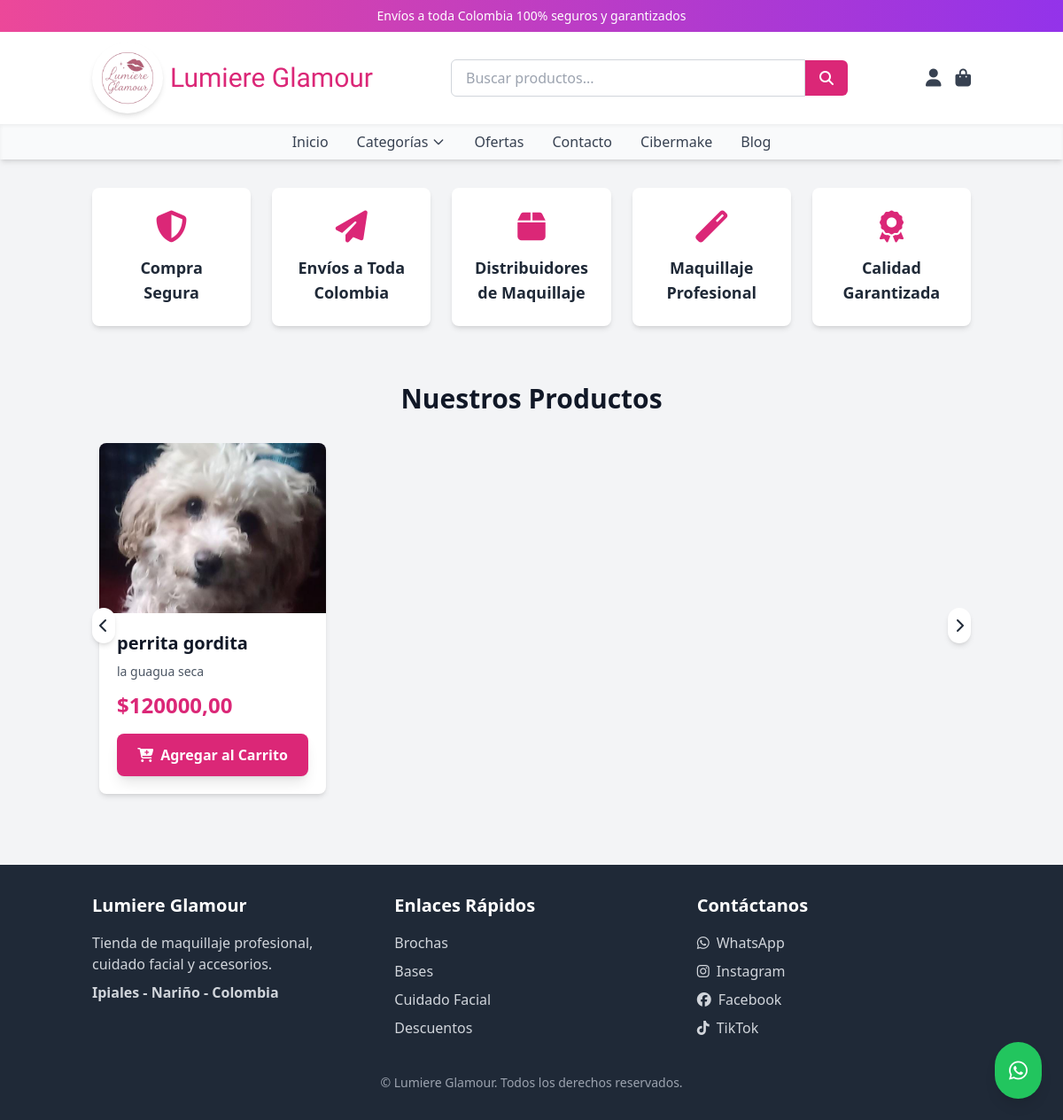
The page / on the database its author committed.
### store/models.py (models this page shows, shortened)
class Producto(models.Model):
    nombre = models.CharField(max_length=200)
    slug = models.SlugField(unique=True, blank=True)
    descripcion = models.TextField(blank=True, null=True) # Descripción corta
    long_description = RichTextField(blank=True, null=True, verbose_name="Descripción Larga (con formato)")
    precio = models.DecimalField(max_digits=10, decimal_places=2)
    descuento = models.DecimalField(max_digits=5, decimal_places=2, default=0.00, help_text="Porcentaje de descuento (ej. 0.10 para 10%)")
    imagen = models.ImageField(upload_to='productos/', blank=True, null=True) # Imagen principal
    categoria = models.ForeignKey(Categoria, on_delete=models.SET_NULL, null=True, blank=True)
    subcategoria = models.ForeignKey(SubCategoria, on_delete=models.SET_NULL, null=True, blank=True)
    is_active = models.BooleanField(default=True)
    fecha_creacion = models.DateTimeField(auto_now_add=True) # Renombrado de created_at
    ultima_actualizacion = models.DateTimeField(auto_now=True) # Renombrado de updated_at
    stock = models.IntegerField(default=0) # Tu campo stock
    class Meta:
        verbose_name = "Producto"
        verbose_name_plural = "Productos"
        ordering = ['-fecha_creacion'] # Ordena por fecha de creación
    def get_precio_final(self):
        precio_decimal = Decimal(self.precio)
        descuento_decimal = Decimal(self.descuento)
        if descuento_decimal > 0 and descuento_decimal <= 1: # Asegura que el descuento sea un porcentaje válido
            return precio_decimal * (1 - descuento_decimal)
        return precio_decimal
    def __str__(self):
        return self.nombre

### store/views.py (the view, shortened to what this page needs)
# urls.py: path('', views.inicio, name='home'),
def inicio(request):
    query = request.GET.get('q') # Obtiene el término de búsqueda de la URL
    categoria_id = request.GET.get('categoria') # Obtiene el ID de la categoría para filtrar
    subcategoria_id = request.GET.get('subcategoria') # Obtiene el ID de la subcategoría para filtrar
    productos_queryset = Producto.objects.filter(is_active=True)
    nombre_categoria_actual = None # Variable para el título de la sección de productos
    categoria_actual_obj = None # Objeto de la categoría o subcategoría actualmente seleccionada
    products_for_js = []
    for producto in productos_queryset:
        products_for_js.append({
            'id': str(producto.id), # Asegúrate de que el ID sea string
            'nombre': producto.nombre,
            'descripcion': producto.descripcion,
            'precio': str(producto.precio), # Convertir Decimal a string
            'descuento': str(producto.descuento), # Convertir Decimal a string
            'get_precio_final': str(producto.get_precio_final), # Llamar al método y convertir a string
            'imagen': producto.imagen.url if producto.imagen else '', # Obtener la URL de la imagen
        })
    context = get_common_context()
    context.update({
        'productos': productos_queryset, # Mantenemos esto para el bucle principal de la plantilla Django
        'all_products_data_for_js': products_for_js, # Esto se pasará al JavaScript vía json_script
        'query': query or '', # Pasa el query para mostrarlo en el título si aplica
        'categoria_actual': categoria_actual_obj.id if categoria_actual_obj else None, # Pasa el ID para el estado 'active' en la navegación
        'nombre_categoria_actual': nombre_categoria_actual, # Pasa el nombre para el título de la sección
    })
    return render(request, 'store/index.html', context)

### store/views.py (called while the page is built)
def get_common_context():
    categorias = Categoria.objects.prefetch_related('subcategorias').all()
    menu_items = MenuItem.objects.all().order_by('order')
    whatsapp_setting = SiteSetting.objects.filter(key='whatsapp_number').first()
    whatsapp_number_value = whatsapp_setting.value if whatsapp_setting else '573007221200' # Número por defecto
    return {
        'categorias': categorias,
        'menu_items': menu_items,
        'whatsapp_number': whatsapp_number_value,
    }

### store/templates/store/index.html (shortened to what this page needs)
{% load static %}
<!DOCTYPE html>
<html lang="es">
<head>
    <script src="https://cdn.tailwindcss.com"></script>
    <link rel="stylesheet" href="https://cdnjs.cloudflare.com/ajax/libs/font-awesome/6.5.0/css/all.min.css">
</head>
<body class="bg-gray-100 font-inter text-gray-800">
    <header class="bg-white shadow-md sticky top-0 z-50">
        <div class="bg-gradient-to-r from-pink-500 to-purple-600 text-white text-center text-sm py-2 px-4">
            <span>Envíos a toda Colombia 100% seguros y garantizados</span>
        </div>
        <div class="container mx-auto px-4 py-3 flex justify-between items-center">
            <a href="{% url 'home' %}" class="flex items-center space-x-2">
                <img src="{% static 'img/logo.png' %}" alt="Lumière Glamour Logo" class="h-20 w-auto rounded-full shadow-md">
                <span class="text-3xl font-great-vibes text-pink-600 hover:text-pink-700 transition duration-300">
                    Lumiere Glamour
                </span>
            </a>
            <form action="{% url 'home' %}" method="get" class="hidden md:flex items-center flex-grow max-w-md mx-4">
                <input type="text" name="q" placeholder="Buscar productos..."
                       class="w-full px-4 py-2 border border-gray-300 rounded-l-md focus:outline-none focus:ring-2 focus:ring-pink-500"
                       value="{{ request.GET.q|default:'' }}">
                <button type="submit" class="bg-pink-600 text-white px-4 py-2 rounded-r-md hover:bg-pink-700 transition duration-300">
                    <i class="fas fa-search"></i>
                </button>
            </form>
            <div class="hidden md:flex items-center space-x-4">
                <a href="#" class="text-gray-700 hover:text-pink-600 transition duration-300" title="Mi Cuenta">
                    <i class="fas fa-user text-xl"></i>
                </a>
                <a href="#" class="relative text-gray-700 hover:text-pink-600 transition duration-300" title="Mi Carrito" onclick="openCartModal()">
                    <i class="fas fa-shopping-bag text-xl"></i>
                </a>
            </div>
        </div>
        <nav class="hidden md:flex justify-center py-2 bg-gray-50 shadow-inner">
            <ul class="flex space-x-8">
                <li><a href="{% url 'home' %}" class="text-gray-700 hover:text-pink-600 font-medium transition duration-300">Inicio</a></li>
                <li class="relative group">
                    <button class="flex items-center text-gray-700 hover:text-pink-600 font-medium transition duration-300 focus:outline-none">
                        Categorías
                        <svg class="ml-1 w-4 h-4" fill="none" stroke="currentColor" viewBox="0 0 24 24"><path stroke-linecap="round" stroke-linejoin="round" stroke-width="2" d="M19 9l-7 7-7-7"></path></svg>
                    </button>
                </li>
                {% if menu_items %}
                    {% for item in menu_items %}
                        <li><a href="{{ item.url }}" class="text-gray-700 hover:text-pink-600 font-medium transition duration-300">{{ item.nombre }}</a></li>
                    {% endfor %}
                {% else %}
                    <li><a href="#" class="text-gray-700 hover:text-pink-600 font-medium transition duration-300">Ofertas</a></li>
                    <li><a href="#" class="text-gray-700 hover:text-pink-600 font-medium transition duration-300">Contacto</a></li>
                    <li><a href="#" class="text-gray-700 hover:text-pink-600 font-medium transition duration-300">Cibermake</a></li>
                    <li><a href="#" class="text-gray-700 hover:text-pink-600 font-medium transition duration-300">Blog</a></li>
                {% endif %}
            </ul>
        </nav>
    </header>
    <section class="container mx-auto px-4 py-8 grid grid-cols-1 sm:grid-cols-2 lg:grid-cols-5 gap-6 text-center">
        <div class="beneficio bg-white p-6 rounded-lg shadow-md flex flex-col items-center justify-center transform transition duration-300 hover:scale-105">
            <i class="fas fa-shield-alt text-4xl text-pink-600 mb-3"></i>
            <p class="font-semibold text-lg">Compra Segura</p>
        </div>
        <div class="beneficio bg-white p-6 rounded-lg shadow-md flex flex-col items-center justify-center transform transition duration-300 hover:scale-105">
            <i class="fas fa-paper-plane text-4xl text-pink-600 mb-3"></i>
            <p class="font-semibold text-lg">Envíos a Toda Colombia</p>
        </div>
        <div class="beneficio bg-white p-6 rounded-lg shadow-md flex flex-col items-center justify-center transform transition duration-300 hover:scale-105">
            <i class="fas fa-box text-4xl text-pink-600 mb-3"></i>
            <p class="font-semibold text-lg">Distribuidores de Maquillaje</p>
        </div>
        <div class="beneficio bg-white p-6 rounded-lg shadow-md flex flex-col items-center justify-center transform transition duration-300 hover:scale-105">
            <i class="fas fa-magic text-4xl text-pink-600 mb-3"></i>
            <p class="font-semibold text-lg">Maquillaje Profesional</p>
        </div>
        <div class="beneficio bg-white p-6 rounded-lg shadow-md flex flex-col items-center justify-center transform transition duration-300 hover:scale-105">
            <i class="fas fa-award text-4xl text-pink-600 mb-3"></i>
            <p class="font-semibold text-lg">Calidad Garantizada</p>
        </div>
    </section>
    <main class="container mx-auto px-4 py-8">
        <h2 class="text-3xl font-semibold text-center text-gray-900 mb-8">
            {% if query %}
                Resultados para "{{ query }}"
                {% if categoria_actual %}
                    en {{ nombre_categoria_actual }}
                {% endif %}
            {% elif categoria_actual %}
                {{ nombre_categoria_actual }}
            {% else %}
                Nuestros Productos
            {% endif %}
        </h2>
        <div class="relative">
            <button id="slideLeft" class="absolute left-0 top-1/2 transform -translate-y-1/2 z-10 bg-white shadow-md rounded-full p-2 hover:bg-pink-500 hover:text-white transition">
                <i class="fas fa-chevron-left"></i>
            </button>
            <button id="slideRight" class="absolute right-0 top-1/2 transform -translate-y-1/2 z-10 bg-white shadow-md rounded-full p-2 hover:bg-pink-500 hover:text-white transition">
                <i class="fas fa-chevron-right"></i>
            </button>
            <div id="slider" class="overflow-x-auto scroll-smooth whitespace-nowrap space-x-4 pb-4 px-2">
                <div class="inline-flex space-x-4">
                    {% for producto in productos %}
                        <div class="w-64 bg-white rounded-lg shadow-md overflow-hidden transform transition duration-300 hover:scale-105 hover:shadow-xl inline-block align-top">
                            <a href="{% url 'producto_detalle' producto.id %}">
                                {% if producto.imagen %}
                                    <img src="{{ producto.imagen.url }}" alt="{{ producto.nombre }}" class="w-full h-48 object-cover">
                                {% else %}
                                    <img src="{% static 'img/sin_imagen.jpg' %}" alt="Sin imagen" class="w-full h-48 object-cover">
                                {% endif %}
                            </a>
                            <div class="p-5">
                                <h3 class="text-xl font-semibold text-gray-900 mb-2">{{ producto.nombre }}</h3>
                                <p class="text-gray-600 text-sm mb-3">{{ producto.descripcion|default_if_none:""|truncatechars:100 }}</p>
                                <div class="flex justify-between items-center mb-4">
                                    <span class="text-2xl font-bold text-pink-600">${{ producto.get_precio_final|floatformat:2 }}</span>
                                </div>
                                <button class="add-to-cart-button w-full bg-pink-600 text-white py-3 px-4 rounded-lg font-semibold hover:bg-pink-700 transition duration-300 flex items-center justify-center space-x-2 shadow-lg hover:shadow-xl"
                                        data-product-id="{{ producto.id }}"
                                        data-product-name="{{ producto.nombre }}"
                                        data-product-price="{{ producto.get_precio_final|floatformat:2 }}">
                                    <i class="fas fa-cart-plus"></i>
                                    <span>Agregar al Carrito</span>
                                </button>
                            </div>
                        </div>
                    {% endfor %}
                </div>
            </div>
        </div>
    </main>
    <footer class="bg-gray-800 text-white py-8 mt-8">
        <div class="container mx-auto px-4 grid grid-cols-1 md:grid-cols-3 gap-8">
            <div class="footer-col text-center md:text-left">
                <h4 class="text-xl font-semibold mb-4">Lumiere Glamour</h4>
                <p class="text-gray-300">Tienda de maquillaje profesional, cuidado facial y accesorios.</p>
                <p class="text-gray-300 mt-2"><strong>Ipiales - Nariño - Colombia</strong></p>
            </div>
            <div class="footer-col text-center md:text-left">
                <h4 class="text-xl font-semibold mb-4">Enlaces Rápidos</h4>
                <ul>
                    <li class="mb-2"><a href="#" class="text-gray-300 hover:text-pink-500 transition duration-300">Brochas</a></li>
                    <li class="mb-2"><a href="#" class="text-gray-300 hover:text-pink-500 transition duration-300">Bases</a></li>
                    <li class="mb-2"><a href="#" class="text-gray-300 hover:text-pink-500 transition duration-300">Cuidado Facial</a></li>
                    <li class="mb-2"><a href="#" class="text-gray-300 hover:text-pink-500 transition duration-300">Descuentos</a></li>
                </ul>
            </div>
            <div class="footer-col text-center md:text-left">
                <h4 class="text-xl font-semibold mb-4">Contáctanos</h4>
               <div class="space-y-2">
    <a href="https://wa.me/573007221200"
        target="_blank"
        class="text-gray-300 hover:text-pink-500 transition duration-300 flex items-center justify-center md:justify-start"
        title="Enviar mensaje por WhatsApp">
        <i class="fab fa-whatsapp mr-2"></i> WhatsApp
    </a>
    <a href="https://www.instagram.com/lumiere_glamour_?igsh=YjJlM2w0MHJtMzEz&utm_source=ig_contact_invite"
        target="_blank"
        class="text-gray-300 hover:text-pink-500 transition duration-300 flex items-center justify-center md:justify-start"
        title="Visitar Instagram">
        <i class="fab fa-instagram mr-2"></i> Instagram
    </a>
    <a href="https://www.facebook.com/share/16uFunJpCr/?mibextid=wwXIfr"
        target="_blank"
        class="text-gray-300 hover:text-pink-500 transition duration-300 flex items-center justify-center md:justify-start"
        title="Ir a nuestra página de Facebook">
        <i class="fab fa-facebook mr-2"></i> Facebook
    </a>
    <a href="https://www.tiktok.com/@lumiere.glamour3?_t=ZS-8xrRfyEiyDy&_r=1"
        target="_blank"
        class="text-gray-300 hover:text-pink-500 transition duration-300 flex items-center justify-center md:justify-start"
        title="Ver en TikTok">
        <i class="fab fa-tiktok mr-2"></i> TikTok
    </a>
</div>
            </div>
        </div>
        <p class="copyright text-center text-gray-400 text-sm mt-8">© {{ "now"|date:"Y" }} Lumiere Glamour. Todos los derechos reservados.</p>
    </footer>
    <a href="https://wa.me/{{ whatsapp_number|default:'573007221200' }}?text=Hola%2C%20tengo%20una%20consulta%20general."
       class="whatsapp-flotante fixed bottom-6 right-6 bg-green-500 text-white p-4 rounded-full shadow-lg hover:bg-green-600 transition duration-300 z-40"
       target="_blank" title="Escríbenos por WhatsApp (Consulta General)">
       <i class="fab fa-whatsapp text-2xl"></i>
    </a>
</body>
</html>

### store/templates/store/index.html (style rules this page uses)
.font-great-vibes { font-family: 'Great Vibes', cursive; }
#slider { -ms-overflow-style: none; scrollbar-width: none; }

### rows shown on the page
Producto: imagen (picture), nombre "perrita gordita", descripcion "la guagua seca", get_precio_final "120000,00"
